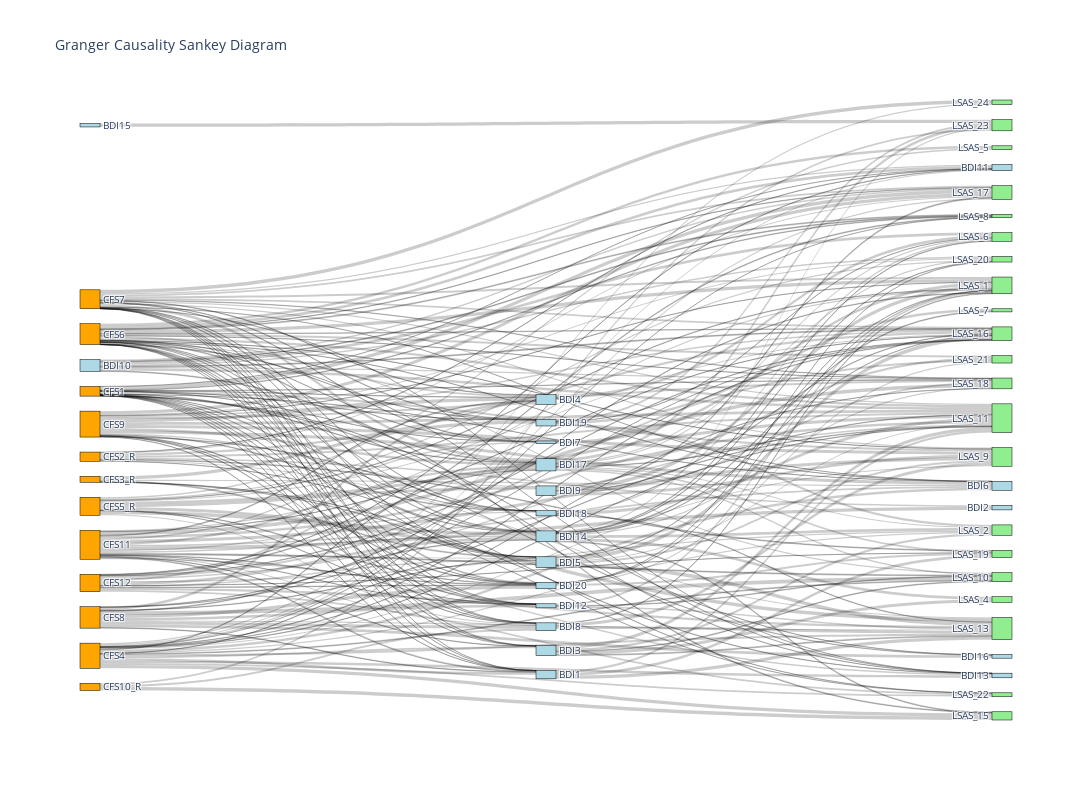

This figure's notebook cell:
### Code cell
import plotly.graph_objects as go

# Prepare data for Sankey diagram
sources = []
targets = []
values = []

# Add data for significant relationships
for _, row in df_significant.iterrows():
    sources.append(row['Cause'])
    targets.append(row['Effect'])
    values.append(min(row['Lag 1 p-value'], row['Lag 2 p-value'], row['Lag 3 p-value']))

# Create a list of unique labels
labels = list(set(sources + targets))

# Map labels to indices
label_indices = {label: i for i, label in enumerate(labels)}

# Convert sources and targets to indices
sources = [label_indices[source] for source in sources]
targets = [label_indices[target] for target in targets]

# Color code each node
# BDI is light blue, CFS is orange, LSAS is light green
node_colors = []
for label in labels:
    if 'BDI' in label:
        node_colors.append('lightblue')
    elif 'CFS' in label:
        node_colors.append('orange')
    elif 'LSAS' in label:
        node_colors.append('lightgreen')
    else:
        node_colors.append('white')

# Create Sankey diagram
fig = go.Figure(data=[go.Sankey(
    node=dict(
        pad=15,
        thickness=20,
        line=dict(color="black", width=0.5),
        label=labels,
        color=node_colors
    ),
    link=dict(
        source=sources,
        target=targets,
        value=values
    )
)])

# Make bigger
fig.update_layout(height=800, width=1200)

fig.update_layout(title_text="Granger Causality Sankey Diagram", font_size=10)
fig.show()

### Figure 1 — Plotly figure (JSON) as saved in the notebook; plotly's stock layout.template omitted (floating-point values rounded to 4 significant figures; data arrays with more than 128 entries replaced by an {"elided": "..."} marker saying what was removed)
{"data": [{"link": {"source": {"elided": "237 int values"}, "target": {"elided": "237 int values"}, "value": {"elided": "237 float values"}}, "node": {"color": ["lightgreen", "lightgreen", "lightgreen", "orange", "lightblue", "orange", "orange", "lightblue", "lightgreen", "lightblue", "orange", "lightblue", "orange", "lightgreen", "lightblue", "lightgreen", "lightblue", "lightgreen", "lightgreen", "lightgreen", "lightblue", "lightgreen", "lightblue", "lightgreen", "lightgreen", "lightgreen", "lightblue", "lightblue", "lightgreen", "orange", "lightgreen", "lightgreen", "lightblue", "lightblue", "orange", "orange", "lightblue", "lightblue", "lightgreen", "lightblue", "orange", "lightblue", "orange", "lightblue", "lightblue", "lightblue", "orange", "lightgreen", "orange", "lightgreen", "lightblue", "lightgreen", "lightgreen"], "label": ["LSAS_24", "LSAS_16", "LSAS_22", "CFS2_R", "BDI3", "CFS7", "CFS6", "BDI15", "LSAS_23", "BDI14", "CFS10_R", "BDI4", "CFS12", "LSAS_17", "BDI17", "LSAS_7", "BDI9", "LSAS_5", "LSAS_11", "LSAS_10", "BDI19", "LSAS_19", "BDI10", "LSAS_6", "LSAS_8", "LSAS_9", "BDI11", "BDI1", "LSAS_1", "CFS9", "LSAS_21", "LSAS_18", "BDI2", "BDI6", "CFS1", "CFS5_R", "BDI13", "BDI12", "LSAS_13", "BDI8", "CFS11", "BDI20", "CFS4", "BDI7", "BDI16", "BDI18", "CFS8", "LSAS_4", "CFS3_R", "LSAS_2", "BDI5", "LSAS_20", "LSAS_15"], "line": {"color": "black", "width": 0.5}, "pad": 15, "thickness": 20}, "type": "sankey"}], "layout": {"font": {"size": 10}, "height": 800, "title": {"text": "Granger Causality Sankey Diagram"}, "width": 1200}}
